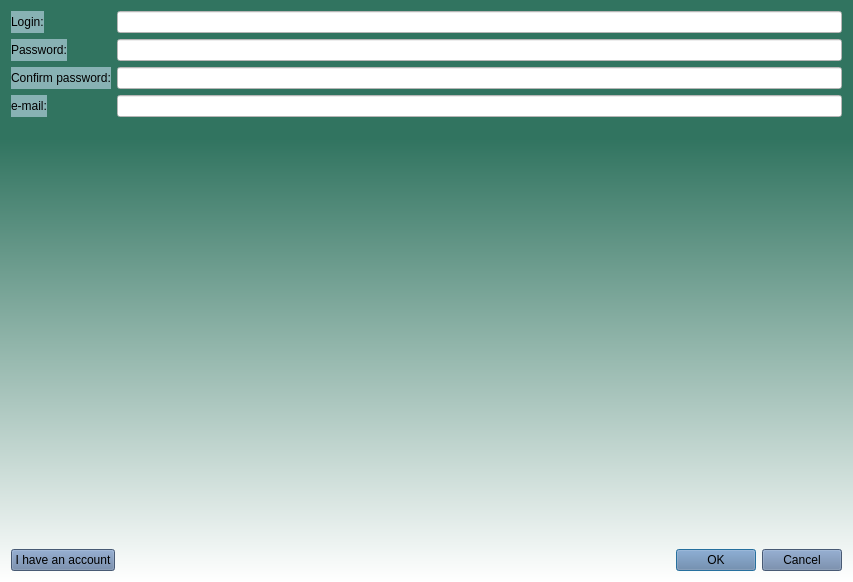
<?xml version="1.0" encoding="UTF-8"?>
<ui version="4.0">
 <class>RegisterForm</class>
 <widget class="QWidget" name="RegisterForm">
  <property name="geometry">
   <rect>
    <x>0</x>
    <y>0</y>
    <width>853</width>
    <height>582</height>
   </rect>
  </property>
  <property name="palette">
   <palette>
    <active>
     <colorrole role="Button">
      <brush brushstyle="SolidPattern">
       <color alpha="255">
        <red>255</red>
        <green>255</green>
        <blue>255</blue>
       </color>
      </brush>
     </colorrole>
     <colorrole role="Base">
      <brush brushstyle="SolidPattern">
       <color alpha="255">
        <red>255</red>
        <green>255</green>
        <blue>255</blue>
       </color>
      </brush>
     </colorrole>
     <colorrole role="Window">
      <brush brushstyle="SolidPattern">
       <color alpha="255">
        <red>255</red>
        <green>255</green>
        <blue>255</blue>
       </color>
      </brush>
     </colorrole>
    </active>
    <inactive>
     <colorrole role="Button">
      <brush brushstyle="SolidPattern">
       <color alpha="255">
        <red>255</red>
        <green>255</green>
        <blue>255</blue>
       </color>
      </brush>
     </colorrole>
     <colorrole role="Base">
      <brush brushstyle="SolidPattern">
       <color alpha="255">
        <red>255</red>
        <green>255</green>
        <blue>255</blue>
       </color>
      </brush>
     </colorrole>
     <colorrole role="Window">
      <brush brushstyle="SolidPattern">
       <color alpha="255">
        <red>255</red>
        <green>255</green>
        <blue>255</blue>
       </color>
      </brush>
     </colorrole>
    </inactive>
    <disabled>
     <colorrole role="Button">
      <brush brushstyle="SolidPattern">
       <color alpha="255">
        <red>255</red>
        <green>255</green>
        <blue>255</blue>
       </color>
      </brush>
     </colorrole>
     <colorrole role="Base">
      <brush brushstyle="SolidPattern">
       <color alpha="255">
        <red>255</red>
        <green>255</green>
        <blue>255</blue>
       </color>
      </brush>
     </colorrole>
     <colorrole role="Window">
      <brush brushstyle="SolidPattern">
       <color alpha="255">
        <red>255</red>
        <green>255</green>
        <blue>255</blue>
       </color>
      </brush>
     </colorrole>
    </disabled>
   </palette>
  </property>
  <property name="windowTitle">
   <string>Form</string>
  </property>
  <property name="styleSheet">
   <string notr="true">background-color: qlineargradient(spread:pad, x1:1, y1:0.238636, x2:1, y2:1, stop:0 rgba(49, 116, 96, 255), stop:1 rgba(255, 255, 255, 255));</string>
  </property>
  <layout class="QVBoxLayout" name="verticalLayout">
   <item>
    <layout class="QFormLayout" name="formLayout">
     <item row="0" column="0">
      <widget class="QLabel" name="label">
       <property name="styleSheet">
        <string notr="true">font: 12pt &quot;Vemana2000&quot;;
background-color: rgb(136, 178, 180);</string>
       </property>
       <property name="text">
        <string>Login:</string>
       </property>
      </widget>
     </item>
     <item row="1" column="0">
      <widget class="QLabel" name="label_2">
       <property name="styleSheet">
        <string notr="true">font: 12pt &quot;Vemana2000&quot;;
background-color: rgb(136, 178, 180);</string>
       </property>
       <property name="text">
        <string>Password:</string>
       </property>
      </widget>
     </item>
     <item row="2" column="0">
      <widget class="QLabel" name="label_3">
       <property name="styleSheet">
        <string notr="true">font: 12pt &quot;Vemana2000&quot;;
background-color: rgb(136, 178, 180);</string>
       </property>
       <property name="text">
        <string>Confirm password:</string>
       </property>
      </widget>
     </item>
     <item row="3" column="0">
      <widget class="QLabel" name="label_4">
       <property name="styleSheet">
        <string notr="true">font: 12pt &quot;Vemana2000&quot;;
background-color: rgb(136, 178, 180);</string>
       </property>
       <property name="text">
        <string>e-mail:</string>
       </property>
      </widget>
     </item>
     <item row="0" column="1">
      <widget class="QLineEdit" name="lineEdit">
       <property name="styleSheet">
        <string notr="true">background-color: rgb(255, 255, 255);</string>
       </property>
      </widget>
     </item>
     <item row="1" column="1">
      <widget class="QLineEdit" name="lineEdit_2">
       <property name="styleSheet">
        <string notr="true">background-color: rgb(255, 255, 255);</string>
       </property>
       <property name="echoMode">
        <enum>QLineEdit::Password</enum>
       </property>
      </widget>
     </item>
     <item row="2" column="1">
      <widget class="QLineEdit" name="lineEdit_3">
       <property name="styleSheet">
        <string notr="true">background-color: rgb(255, 255, 255);</string>
       </property>
       <property name="echoMode">
        <enum>QLineEdit::Password</enum>
       </property>
      </widget>
     </item>
     <item row="3" column="1">
      <widget class="QLineEdit" name="lineEdit_4">
       <property name="styleSheet">
        <string notr="true">background-color: rgb(255, 255, 255);</string>
       </property>
      </widget>
     </item>
    </layout>
   </item>
   <item>
    <spacer name="verticalSpacer">
     <property name="orientation">
      <enum>Qt::Vertical</enum>
     </property>
     <property name="sizeHint" stdset="0">
      <size>
       <width>20</width>
       <height>40</height>
      </size>
     </property>
    </spacer>
   </item>
   <item>
    <layout class="QHBoxLayout" name="horizontalLayout">
     <item>
      <widget class="QPushButton" name="pushButton">
       <property name="styleSheet">
        <string notr="true">background-color: rgb(101, 126, 163);</string>
       </property>
       <property name="text">
        <string>I have an account</string>
       </property>
      </widget>
     </item>
     <item>
      <widget class="QDialogButtonBox" name="buttonBox">
       <property name="styleSheet">
        <string notr="true">background-color: rgb(101, 126, 163);</string>
       </property>
       <property name="standardButtons">
        <set>QDialogButtonBox::Cancel|QDialogButtonBox::Ok</set>
       </property>
      </widget>
     </item>
    </layout>
   </item>
  </layout>
 </widget>
 <resources/>
 <connections/>
</ui>
